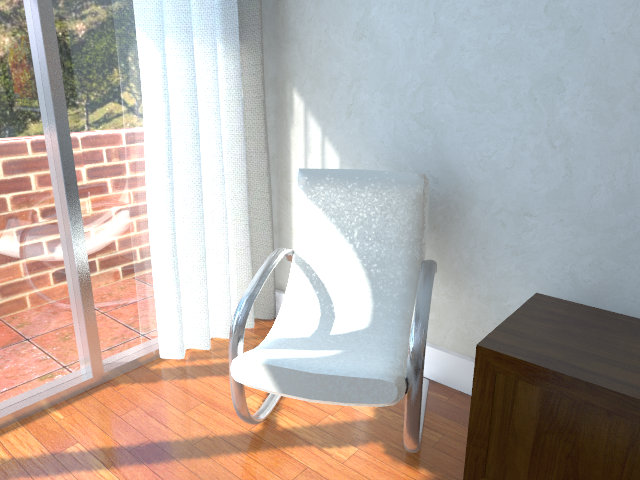
#> input picture deep-monodepth/samples/00150.jpg, 640 x 480 px
$ jupyter execute --allow-errors run_monodepth.ipynb
#> lines starting #> are read from the running program, lines starting #| are printed output that depends on the picture
[cell 1]
# %matplotlib widget

import os
import sys
import cv2
import numpy as np
import matplotlib.pyplot as plt
from PIL import Image
from glob import glob
from mpl_toolkits.mplot3d import Axes3D

# Redwood dataset: http://redwood-data.org/indoor/dataset.html

[cell 2]
def visualize_rgbd(image: np.ndarray, depth: np.ndarray, angle=280) -> None:
    ''' visualize RGB image with depth

    Args:
      image (np.ndarray): uint8 RGB image
      depth (np.ndarray): uint16 depth map
    '''
    h, w, _ = image.shape

    fig = plt.figure(figsize=(8,6))
    ax = plt.axes(projection='3d')

    x, y = np.meshgrid(range(w), range(h))

    x = np.reshape(x, -1)
    y = np.reshape(y, -1)
    d = np.reshape(depth, -1)
    colors = np.reshape(image, (-1, 3))/255

    ax.set_xlabel('X')
    ax.set_ylabel('Depth')
    ax.set_zlabel('Y')
    ax.set_xlim(0, w)
    ax.set_zlim(h, 0)

    ax.scatter(x, d, y, c=colors)
    ax.view_init(30, angle)

[cell 3]
image_path = 'samples/00150.jpg'
depth_path = 'samples/00150.png'
print(image_path, depth_path)

image = cv2.imread(image_path)[:,:,::-1]
depth = cv2.imread(depth_path, cv2.IMREAD_ANYDEPTH)
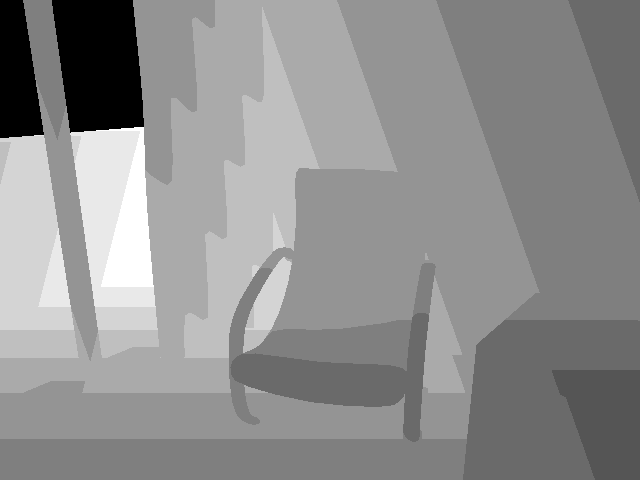
#> input picture deep-monodepth/samples/00150.png, 640 x 480 px
#> depth is the input picture: shape (480, 640) uint16; min 0, max 3318, mean 1844.5

[cell 4]
fig, (ax1, ax2) = plt.subplots(1, 2, figsize=(10, 4), tight_layout=True)

ax1.imshow(image)
ax2.imshow(depth)
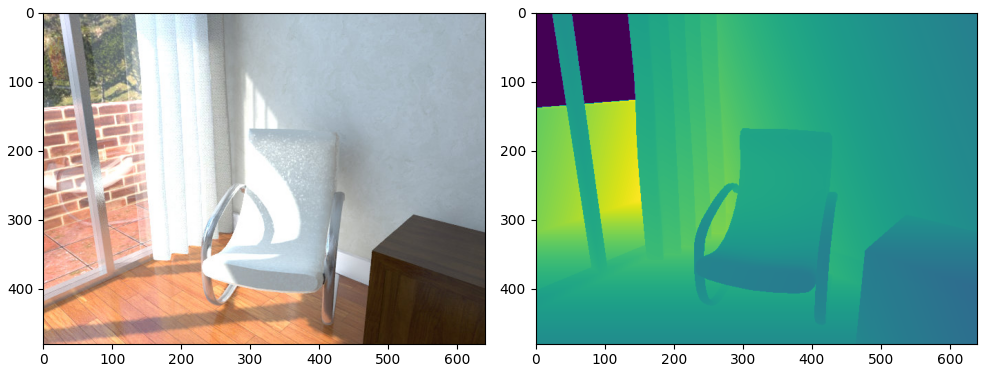
#> figure drawn by matplotlib, 2 panels

[cell 5]
visualize_rgbd(image, depth)
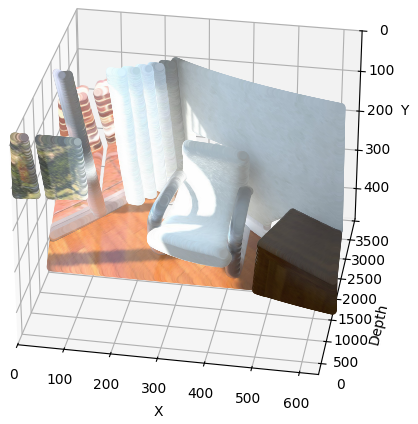
#> figure drawn by matplotlib, 1 panel
